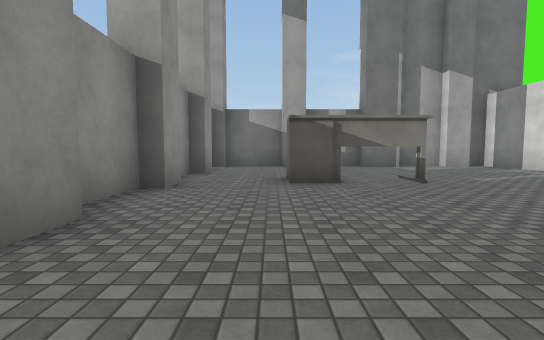
View 1 (above)

19 first-person views from a walk through a 3-D level made in the Unity game engine. The camera is 1.2 m above the floor, tilts 4° down and sees 85° across. The floor is counted in squares, 2 m on a side. Each view is taken from the middle of a square. On the plan, view 1 faces up. The plan holds only what a view shows up to about 9 squares ahead; the rest is blank. The place goes on beyond the plan. The player is left out. Surface patterns are stand-ins for the level's own textures.

View 2
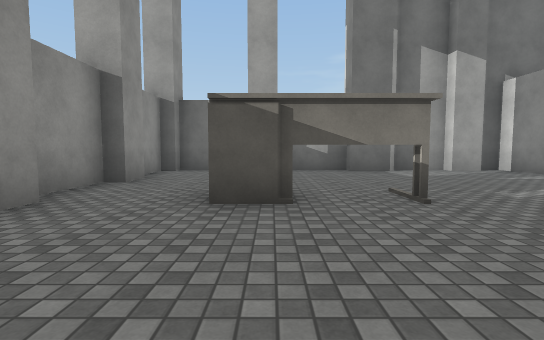

View 3
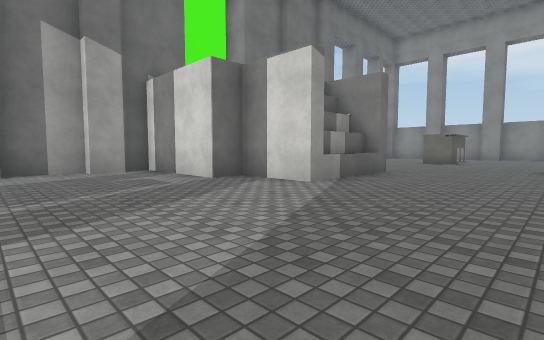

View 4
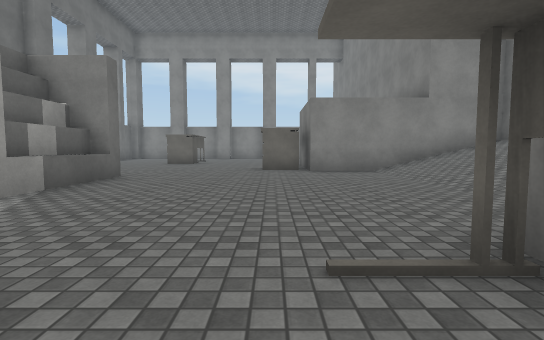

View 5
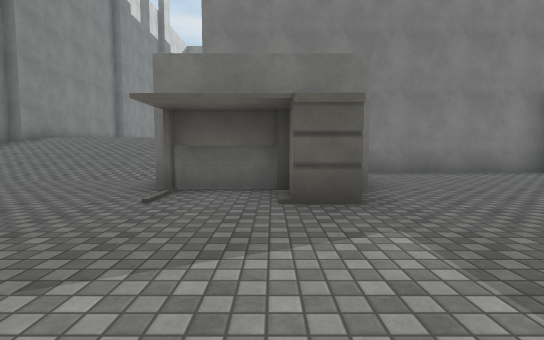

View 6
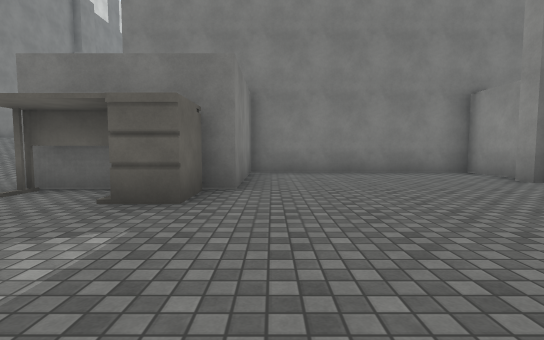

View 7
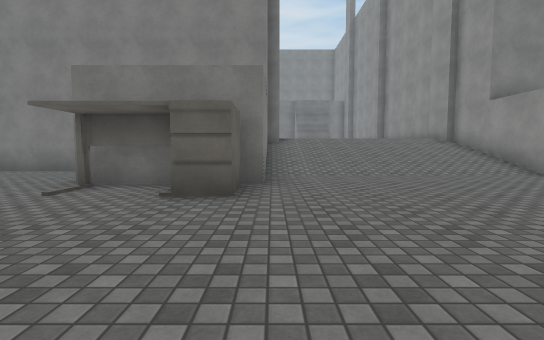

View 8
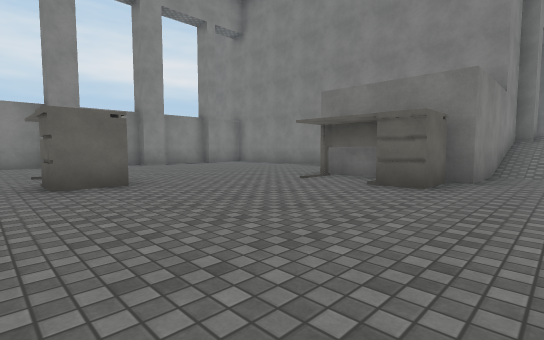

View 9
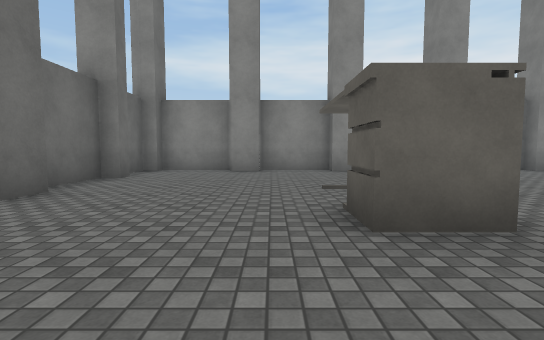

View 10
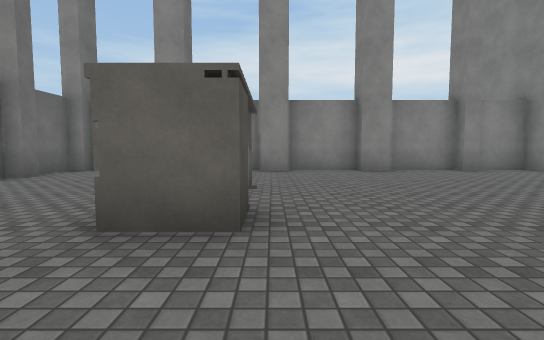

View 11
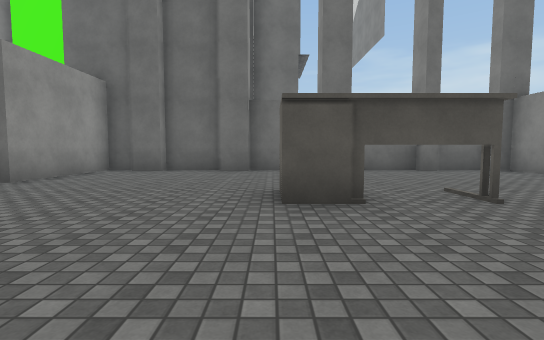

View 12
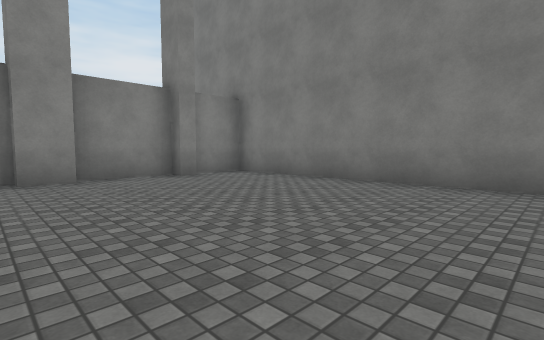

View 13
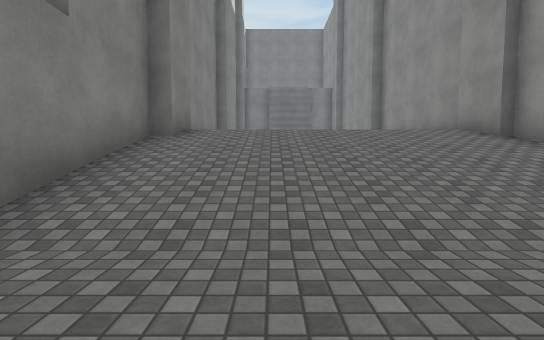

View 14
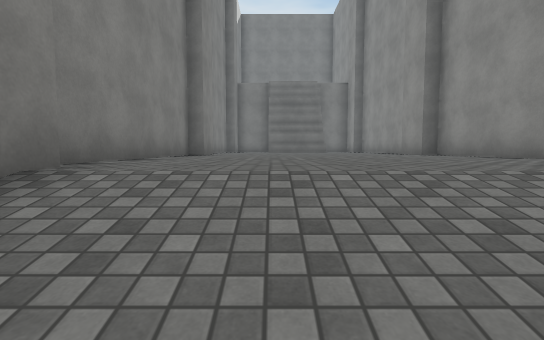

View 15
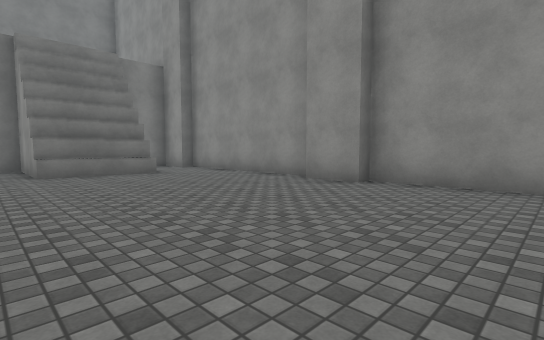

View 16
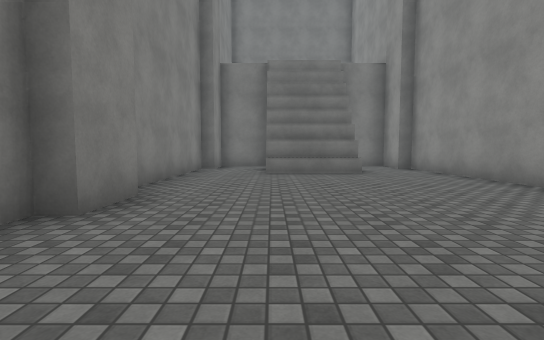

View 17
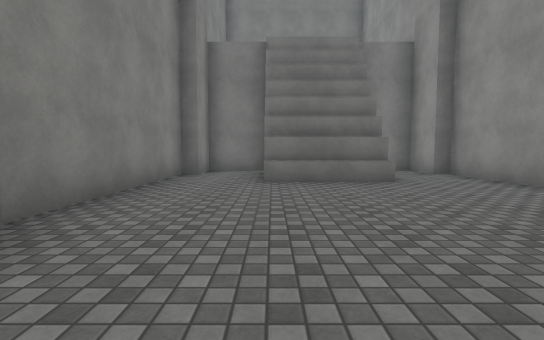

View 18
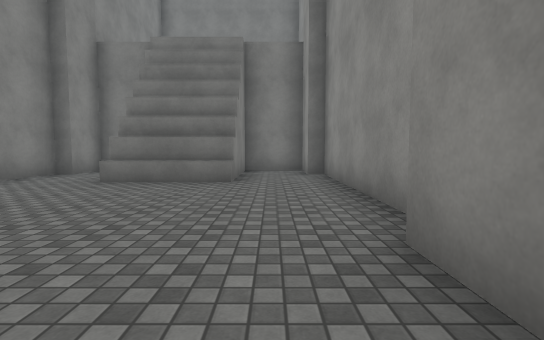

View 19
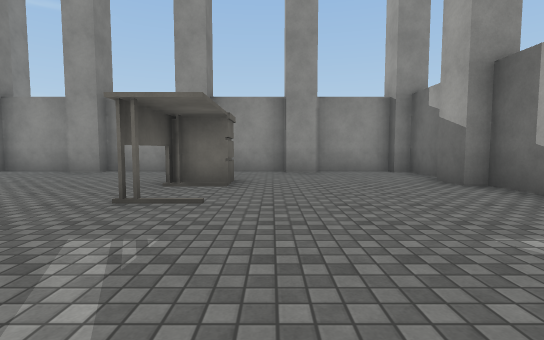

### Floor plan
Key: @ floor where view 1 was taken; # wall or solid block; . main floor; : floor 1.5 m higher than the main floor; + floor 2 m higher than the main floor; / step, stairs or slope; O other object.
Columns run from 2 left of view 1 to 24 right of it. Each row starts with its distance up from view 1.
 11 ###########   #############
 10 #.........#   #...........#
  9 #.........#   #...........#
  8 #.........##  #...........#
  7 #..........#  ............#
  6 #..O.......###.....O......#
  5 #...O..............OOO....#
  4 #.........................#
  3 #.........................#
  2 #...............O.........#
  1 #.....OOO.......###.......#
  0 #.@...###.......#  .......#
 -1 #.....###///////#  .......#
 -2 #.....# #///////#  .......#
 -3 ####### #///////#  ########
 -4         #//////:#
 -5         ##/////##
 -6         #+++++++#
 -7         #+++++++#
 -8         #+++++++#
 -9         #+++++++#
-10         #+++++++#
-11         ##+++++##
-12         #+++++++#
-13         #+++++++#
-14         #+++++++#
-15         #+++++++#
-16         #++###++#
-17         ##+###+##
-18          #+# #+#
-19          ### ###

Positions as (right, up) in squares from view 1, and headings:
1: (0, 0), facing up
2: (1, 2), facing up
3: (4, 2), facing up-right
4: (5, 2), facing right
5: (5, 5), facing down
6: (3, 5), facing down
7: (13, 6), facing down
8: (12, 7), facing down-right
9: (15, 7), facing right
10: (15, 5), facing right
11: (17, 2), facing up
12: (17, 3), facing down-right
13: (11, 1), facing down
14: (11, -3), facing down
15: (12, -8), facing down-left
16: (11, -8), facing down
17: (11, -10), facing down
18: (8, -10), facing down
19: (6, 7), facing left
